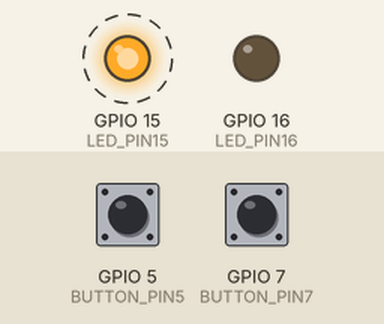
A program run on a simulated Raspberry Pi (BCM pin numbers). On the bench: output pins drawn as LEDs (lit = HIGH). Dashed ring = blinking. The test bench sets the inputs (shaded band); at power-on: GPIO 7 (BUTTON_PIN7) LOW, GPIO 5 (BUTTON_PIN5) LOW. The clock reads 2024-03-15 10:24:30 at power-on unless the program sets it.

Above: at 1.2 s.
1.3 s: GPIO 7 (BUTTON_PIN7) pulled HIGH for 0.15 s
At 1.39 s:
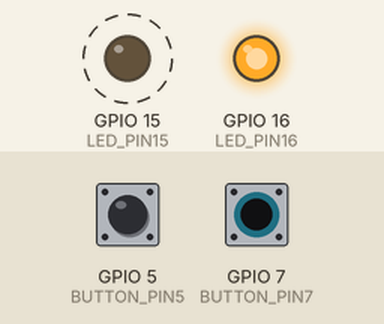
4.4 s: GPIO 7 (BUTTON_PIN7) pulled HIGH for 1 s
At 5.8 s:
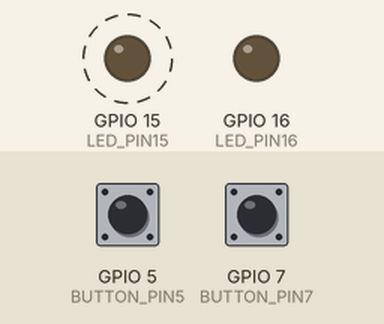
7.4 s: GPIO 7 (BUTTON_PIN7) pulled HIGH for 3.2 s
At 9.2 s:
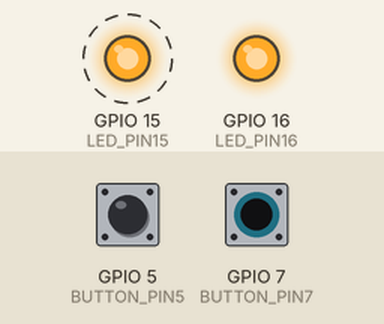
Timing chart, 0 to 18.1 s (numbered marks = the images above; inputs shaded):
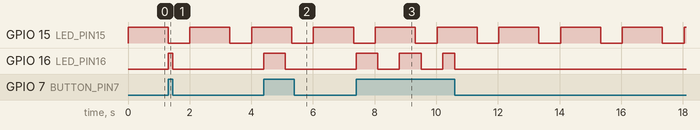

Measured:
- after the input at 1.3 s, GPIO 16 (LED_PIN16): LOW → HIGH at once, → LOW 0.15 s later
- after the input at 4.4 s, GPIO 16 (LED_PIN16): LOW → HIGH at once, → LOW 0.70 s later
- after the input at 7.4 s, GPIO 16 (LED_PIN16): goes HIGH 0.70 s, LOW 0.70 s, HIGH 0.70 s, LOW 0.70 s, HIGH 0.39 s, then LOW, starting at once
- by itself, GPIO 15 (LED_PIN15): alternates HIGH for 1.3 s and LOW for 0.70 s

The program:

main.py
```python
import RPi.GPIO as GPIO
import time


def millis():
    return time.time() * 1000


LED_PIN16 = 16
LED_PIN15 = 15
BUTTON_PIN5 = 5
BUTTON_PIN7 = 7
previousMillis1 = 0
previousMillis2 = 0
LED_STATE15 = GPIO.LOW
LED_STATE16 = GPIO.LOW

GPIO.setmode(GPIO.BCM)
GPIO.setup(LED_PIN16, GPIO.OUT)
GPIO.setup(LED_PIN15, GPIO.OUT)
GPIO.setup(BUTTON_PIN5, GPIO.IN, GPIO.PUD_DOWN)
GPIO.setup(BUTTON_PIN7, GPIO.IN, GPIO.PUD_DOWN)

while True:
    buttonState5 = GPIO.input(BUTTON_PIN5)
    buttonState7 = GPIO.input(BUTTON_PIN7)
    currentMillis = millis();

    if currentMillis - previousMillis1 > 1000 and buttonState5 == GPIO.HIGH:
        previousMillis1 = currentMillis
        if LED_STATE15 == GPIO.HIGH:
            GPIO.output(LED_PIN15, GPIO.LOW)
            LED_STATE15 = GPIO.LOW
        else:
            GPIO.output(LED_PIN15, GPIO.HIGH)
            LED_STATE15 = GPIO.HIGH
    if LED_STATE15 == GPIO.HIGH:
        if currentMillis - previousMillis1 > 1300 and buttonState5 == GPIO.LOW:
            previousMillis1 = currentMillis
            GPIO.output(LED_PIN15, GPIO.LOW)
            LED_STATE15 = GPIO.LOW

    if LED_STATE15 == GPIO.LOW:
        if currentMillis - previousMillis1 > 700 and buttonState5 == GPIO.LOW:
            previousMillis1 = currentMillis
            GPIO.output(LED_PIN15, GPIO.HIGH)
            LED_STATE15 = GPIO.HIGH

    if buttonState7 == GPIO.HIGH:
        if currentMillis - previousMillis2 > 700:
            previousMillis2 = currentMillis
            if LED_STATE16 == GPIO.HIGH:
                GPIO.output(LED_PIN16, GPIO.LOW)
                LED_STATE16 = GPIO.LOW
            else:
                GPIO.output(LED_PIN16, GPIO.HIGH)
                LED_STATE16 = GPIO.HIGH
    else:
        GPIO.output(LED_PIN16, GPIO.LOW)
        LED_STATE16 = GPIO.LOW
```
